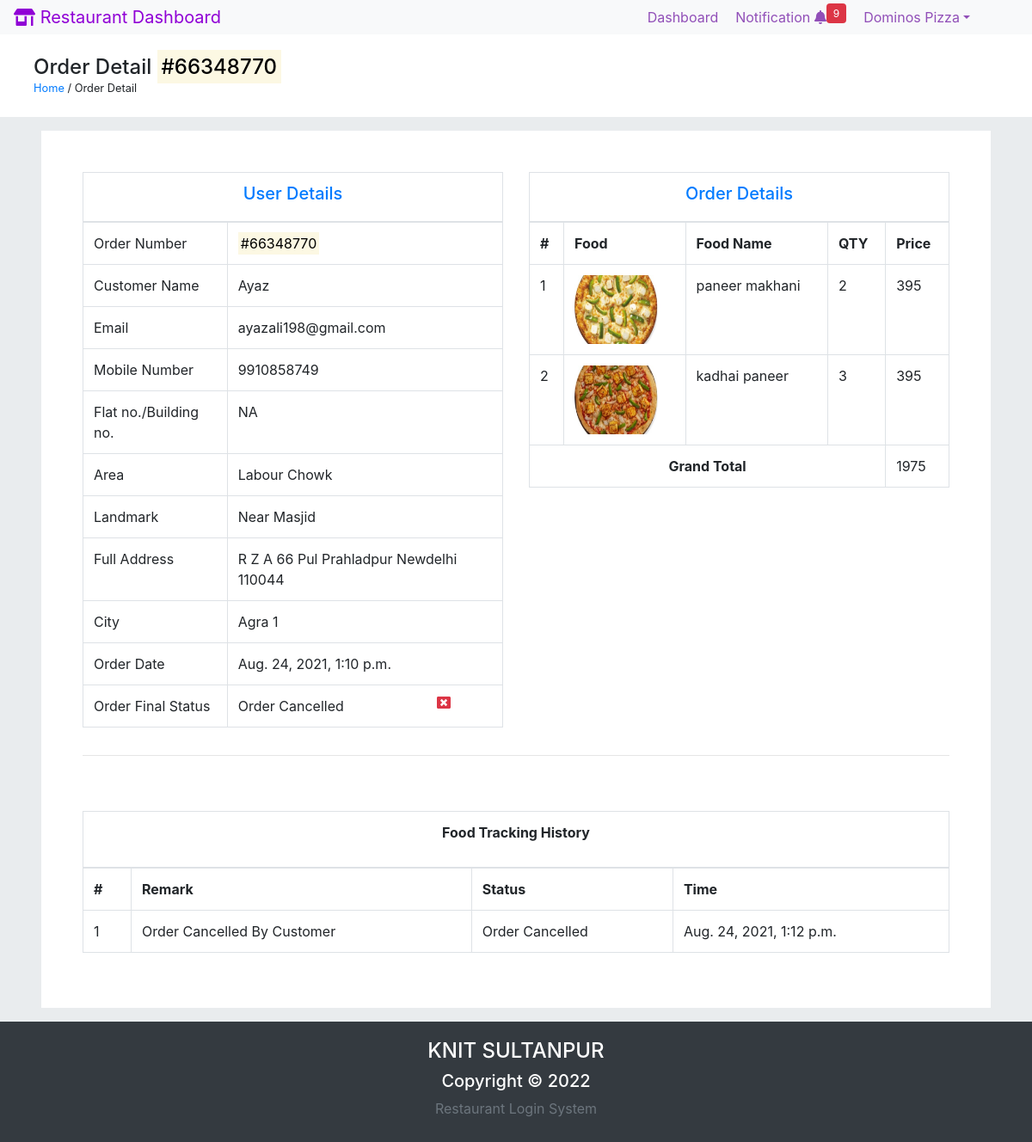
Page /restaurant/order-detail/50 (signed in) on the committed database.
### restroadmin/models.py (models this page shows, shortened)
class RestroProfile(models.Model):
	user=models.OneToOneField(User,on_delete=models.CASCADE)
	tel=models.IntegerField()
	restro=models.OneToOneField(Restro,on_delete=models.CASCADE)

class OrderReceived(models.Model):
	restro_profile=models.ForeignKey(RestroProfile,on_delete=models.CASCADE)
	order=models.ForeignKey(Order,on_delete=models.CASCADE)

### foodie/models.py (models this page shows, shortened)
class Restro(models.Model):
	name=models.CharField(max_length=50)
	desc=models.TextField()
	rating=models.FloatField(
		choices=((3.2,3.2),(3.5,3.5),(3.7,3.7),(3.8,3.8),(4.2,4.2),(4.4,4.4),(4.6,4.6),(4.8,4.8),(4.9,4.9))
			)
	discount=models.IntegerField(blank=True,null=True,
		choices=((30,"30%"),(40,"40%"),(50,"50%"),(60,"60%"))
		)
	price_for_two=models.IntegerField()
	pic=models.ImageField(upload_to="media/restro_img")
	type=models.CharField(max_length=20,
		choices=(("veg","veg"),("non-veg","non-veg"),("both","both"))
		)
	open_time=models.TimeField()
	close_time=models.TimeField()
	location=models.ForeignKey(Location,on_delete=models.CASCADE)

class Order(models.Model):
	profile=models.ForeignKey(Profile,on_delete=models.CASCADE)
	date_time=models.DateTimeField(auto_now_add=True)
	address=models.ForeignKey(Address,on_delete=models.CASCADE)
	ordered=models.BooleanField(default=False)
	cancelled=models.BooleanField(default=False)

class Location(models.Model):
	name=models.CharField(max_length=30)
	city=models.ForeignKey(City,on_delete=models.CASCADE)

class City(models.Model):
	name=models.CharField(max_length=30)
	def __str__(self):
		return self.name+" "+str(self.id)

class OrderUpdate(models.Model): # move to restroadmin app.models
	order=models.ForeignKey(Order,on_delete=models.CASCADE)
	status=models.CharField(max_length=100,choices=(
		("Order Confirmed","Order Confirmed"),("Order Cancelled","Order Cancelled"),
		("Order Being Prepared","Order Being Prepared"),("Order Pickup","Order Pickup"),
		("Order Delivered","Order Delivered")
		),blank=True,null=True)
	date_time=models.DateTimeField(auto_now_add=True)
	desc=models.TextField(blank=True,null=True)

class OrderItem(models.Model):
	orders_id=models.IntegerField()
	item=models.ForeignKey(RestroItem,on_delete=models.CASCADE)
	qty=models.IntegerField()
	order=models.ForeignKey(Order,on_delete=models.CASCADE)

class RestroItem(models.Model):
	name=models.CharField(max_length=30)
	label=models.CharField(max_length=20,
		choices=(("Best Seller","Best Seller"),("Must Try","Must Try")),blank=True,null=True
		)
	price=models.IntegerField()
	pic=models.ImageField(upload_to="media/restro_item_img")
	restro=models.ForeignKey(Restro,on_delete=models.CASCADE)
	category=models.CharField(max_length=20)
	type=models.CharField(max_length=10,default="veg",
		choices=(("veg","veg"),("non-veg","non-veg"))
		)

### account/models.py (models this page shows, shortened)
class Profile(models.Model):
	user=models.OneToOneField(User,on_delete=models.CASCADE)
	tel=models.IntegerField()

class Address(models.Model):
	address=models.TextField()
	area=models.CharField(max_length=100)
	landmark=models.CharField(max_length=50)
	tag=models.CharField(max_length=5,
		choices=(("home","home"),("work","work"),("other","other"))
		)
	profile=models.ForeignKey(Profile,on_delete=models.CASCADE)

### restroadmin/views.py (the view, shortened to what this page needs)
# urls.py: path('order-detail/<int:id>',views.order_detail),
def order_detail(req,id):	#id => order received id
	try:
		order_received=OrderReceived.objects.get(restro_profile__user=req.user,id=id)
		order_item=OrderItem.objects.filter(order=order_received.order)
		order_update=OrderUpdate.objects.filter(order=order_received.order).order_by("-id")
		print(order_received.order.ordered)
		return render(req,"restroadmin/order-detail.html",{"order_received":order_received,"order_items":order_item,"order_updates":order_update})
	except Exception as e:
		return HttpResponse(e)

### foodie/templatetags/custom_tags.py (called while the page is built)
@register.filter(name="getTotal")
def total1(order_items):
	total=0
	for order_item in order_items:
		total+=order_item.item.price*order_item.qty
	return total

### restroadmin/templates/restroadmin/order-detail.html (shortened to what this page needs)
{%extends "restroadmin/base.html"%}
{%load custom_tags%}
{%block body%}
<div class="container-fluid">
	<div class="p-4 bg-white">
		<h4 class="d-inline">Order Detail <mark>#663487{{order_received.order.id}}</mark></h4>
		<small class="d-block"><a href="/restaurant/orders">Home</a> / Order Detail</small>
	</div>
</div>
<div class="px-5 py-3 bg-gray">
	<div class="container-fluid p-5 bg-white">
		<div class="row">
			<div class="col-lg-6">
				<div class="table-responsive">
					<table class="table table-bordered">
					    <thead>
					      <tr><th class="text-center text-primary" colspan="2"><h5>User Details</h5></th></tr>
					    </thead>
					    <tbody>
					      <tr>
					        <td>Order Number</td>
					        <td><mark>#663487{{order_received.order.id}}</mark></td>
					      </tr>
					      <tr>
					        <td>Customer Name</td>
					        <td>{{order_received.order.profile.user.username|title}}</td>
					      </tr>
					      <tr>
					        <td>Email</td>
					        <td>{{order_received.order.profile.user.email}}</td>
					      </tr>
					      <tr>
					        <td>Mobile Number</td>
					        <td>{{order_received.order.profile.tel}}</td>
					      </tr>
					      <tr>
					        <td>Flat no./Building no.</td>
					        <td>NA</td>
					      </tr>
					      <tr>
					        <td>Area</td>
					        <td>{{order_received.order.address.area|title}}</td>
					      </tr>
					      <tr>
					        <td>Landmark</td>
					        <td>{{order_received.order.address.landmark|title}}</td>
					      </tr>
					      <tr>
					      	<td>Full Address</td>
					      	<td>{{order_received.order.address.address|title}}</td>
					      </tr>
					      <tr>
					        <td>City</td>
					        <td>{{order_received.restro_profile.restro.location.city|title}}</td>
					      </tr>
					      <tr>
					        <td>Order Date</td>
					        <td>{{order_received.order.date_time}}</td>
					      </tr>
					      <tr>
					        <td>Order Final Status</td>
					        {%if not order_updates%}
					        <td>wait for restaurant approval</td>
					        {%else%}
					        <td>{{order_updates.0.status}}
					        	{%if order_received.order.cancelled%}
							<i class="fas fa-window-close text-danger float-right mr-5"></i>
							{%elif order_received.order.ordered%}
								<i class="fas fa-check-circle text-success float-right mr-5"></i>
							{%elif order_updates.0.status == "Order Pickup"%}
								<i class="fas fa-motorcycle text-warning float-right mr-5 animated infinite flash"></i>
							{%else%}
								<i class="fas fa-utensils text-warning float-right mr-5 animated infinite flash"></i>
							{%endif%}
					        </td>
					        {%endif%}
					      </tr>
					    </tbody>
					</table>
				</div>
			</div>
			<div class="col-lg-6 mt-4 mt-lg-0 mt-md-0">
				<div class="table-responsive">
					<table class="table table-bordered">
					    <thead>
					      <tr><th class="text-center text-primary" colspan="5"><h5>Order Details</h5></th></tr>
					    </thead>
					    <tbody>
					      <tr>
					        <td class="font-weight-bolder">#</td>
					        <td class="font-weight-bolder">Food</td>
					        <td class="font-weight-bolder">Food Name</td>
					        <td class="font-weight-bolder">QTY</td>
					        <td class="font-weight-bolder">Price</td>
					      </tr>
					      {%for order_item in order_items%}
						      <tr>
						        <td>{{forloop.counter}}</td>
						        <td><img src="/media/{{order_item.item.pic}}" class="order-item-pic"></td>
						        <td>{{order_item.item.name}}</td>
						        <td>{{order_item.qty}}</td>
						        <td>{{order_item.item.price}}</td>
						      </tr>
						  {%endfor%}
					      <tr>
					      	<td colspan="4" class="text-center"><strong>Grand Total</strong></td>
					      	<td>{{order_items|getTotal}}</td>
					      </tr>
					    </tbody>
					</table>
				</div>
			</div>
		</div><hr>
		{%if order_updates%}
			<div class="table-responsive">
				<table class="table table-bordered mt-5">
					<thead>
					  <tr><th class="text-center font-weight-bolder" colspan="5"><p>Food Tracking History</p></th></tr>
					</thead>
					<tbody>
					  <tr>
					    <td class="font-weight-bolder">#</td>
					    <td class="font-weight-bolder">Remark</td>
						<td class="font-weight-bolder">Status</td>
					    <td class="font-weight-bolder">Time</td>
					  </tr>
					{%for order_update in order_updates reversed %}
						<tr>
							<td>{{forloop.counter}}</td>
							<td>{{order_update.desc|title}}</td>
							<td>{{order_update.status}}</td>
							<td>{{order_update.date_time}}</td>
						</tr>
					{%endfor%}
					</tbody>
				</table>
			</div>
		{%endif%}
	</div>
</div>
{%endblock%}

### restroadmin/templates/restroadmin/base.html (shortened to what this page needs)
{%load static%}
<!DOCTYPE html>
<html>
<head>
<link rel="stylesheet" type="text/css" href="https://cdnjs.cloudflare.com/ajax/libs/font-awesome/5.12.1/css/all.min.css">
<link rel="stylesheet" type="text/css" href="{%static 'restroadmin/css/style.css'%}">
<link rel="stylesheet" href="https://maxcdn.bootstrapcdn.com/bootstrap/4.4.1/css/bootstrap.min.css">
<link rel="stylesheet" href="https://cdnjs.cloudflare.com/ajax/libs/animate.css/3.7.2/animate.min.css">
</head>
<body>
<nav class="navbar navbar-light bg-light navbar-expand-sm py-0">
	<a href="/restaurant/dashboard" class="navbar-brand" style="color: #9000d6;"><i class="fas fa-store-alt"></i> Restaurant Dashboard</a>
	<div class="collapse navbar-collapse" id="mynav">
		<ul class="navbar-nav ml-auto mr-5 text-center">
			<li class="nav-item"><a href="/restaurant/dashboard" class="nav-link {%block dashboard-active%}{%endblock%}">Dashboard</a></li>
			<li class="nav-item"><a href="#" class="nav-link mx-lg-1 mx-md-1" data-toggle="popover" data-content="kjnk" data-placement="bottom" data-html="true" data-trigger="click">
			Notification <i class="fas fa-bell"></i><sup><span id="set-notification" class="bg-danger text-white px-2 py-1 rounded">0</span></sup></a></li>
			<li class="nav-item dropdown"><a href="#" class="nav-link dropdown-toggle" data-toggle="dropdown">{{request.user.restroprofile.restro.name|title}}</a>
					</li>
		</ul>
	</div>
</nav>
{%block body%}
{%endblock%}
<footer>
    <h4>KNIT SULTANPUR</h4>
	<h5>Copyright &copy; 2022</h5>
	<p class="text-muted">Restaurant Login System</p>
</footer>
</body>
</html>

### restroadmin/static/restroadmin/css/style.css (style rules this page uses)
.bg-gray { background-color: #e9ecee; }
.nav-item .nav-link { color: #914fb8 !important; }
footer { width: 100%; height: 140px; background-color: #343a40; color: white; text-align: center; padding: 20px; }
.order-item-pic { width: 100px; height: 80px; }

### rows in the picture
OrderReceived: order.id "70", order.profile.user.username "Ayaz", order.profile.user.email "ayazali198@gmail.com", order.profile.tel "9910858749", order.address.area "Labour Chowk", order.address.landmark "Near Masjid", order.address.address "R Z A 66 Pul Prahladpur Newdelhi 110044", restro_profile.restro.location.city "Agra 1", order.date_time "Aug. 24, 2021, 1:10 p.m."
OrderUpdate: status "Order Cancelled", desc "Order Cancelled By Customer", date_time "Aug. 24, 2021, 1:12 p.m."
OrderItem: item.pic (picture), item.name "paneer makhani", qty "2", item.price "395", item+qty "1975"
OrderItem: item.pic (picture), item.name "kadhai paneer", qty "3", item.price "395"

### other values in the picture
{{ request.user.restroprofile.restro.name|title }} "Dominos Pizza"
